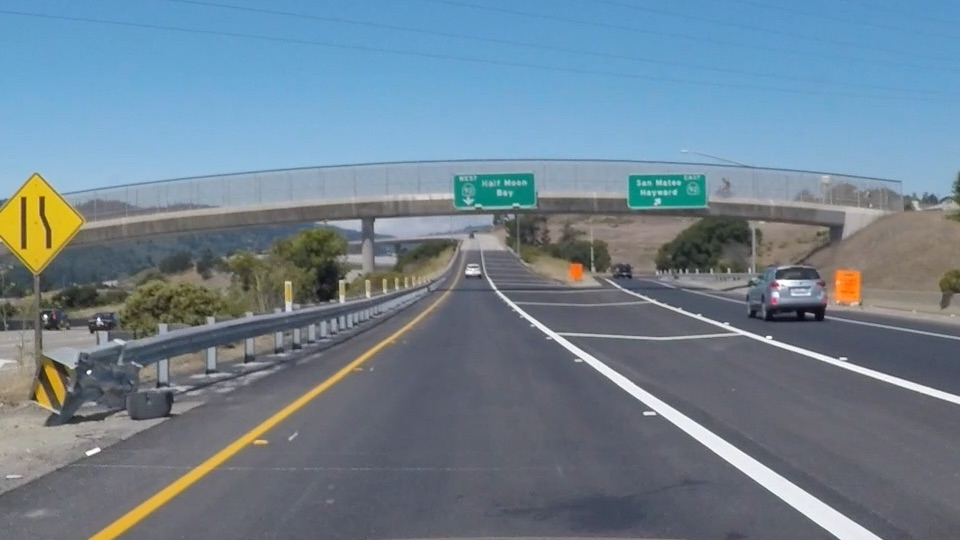
#> input picture part1/exit-ramp.jpg, 960 x 540 px
$ python canny_edge_test.py
#> lines starting #> are read from the running program, lines starting #| are printed output that depends on the picture; after the words box and inside, x2 and y2 are one past the last pixel; in counts of white or black regions, pixels touching at a corner belong together
#!/usr/bin/env python
# coding=utf8

import matplotlib.pyplot as plt
import matplotlib.image as mpimg
import numpy as np
import cv2

if __name__ == '__main__':
    # read image and convert to gray image
    img = mpimg.imread("exit-ramp.jpg")
#> img is the input picture: shape (540, 960, 3); mean R, G, B 111.3, 130.2, 144.4
    gray_img = cv2.cvtColor(img, cv2.COLOR_RGB2GRAY)
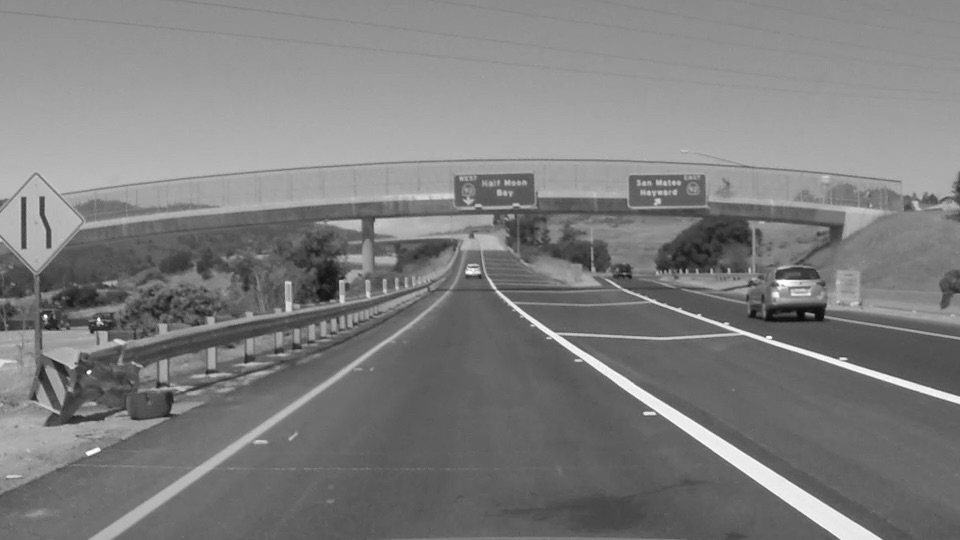
#> gray_img: shape (540, 960); min 7, max 255, mean 126.2

    # Gaussian blur
    # Note: cv2.Canny actually do a gaussian blur, we just demonstrate how to use it here
    kernel_size = 5
    blurred_img = cv2.GaussianBlur(gray_img, (kernel_size, kernel_size), 0)

    # canny edge detection
    low_threshold = 80
    high_threshold = 180
    edge_img = cv2.Canny(blurred_img, low_threshold, high_threshold)
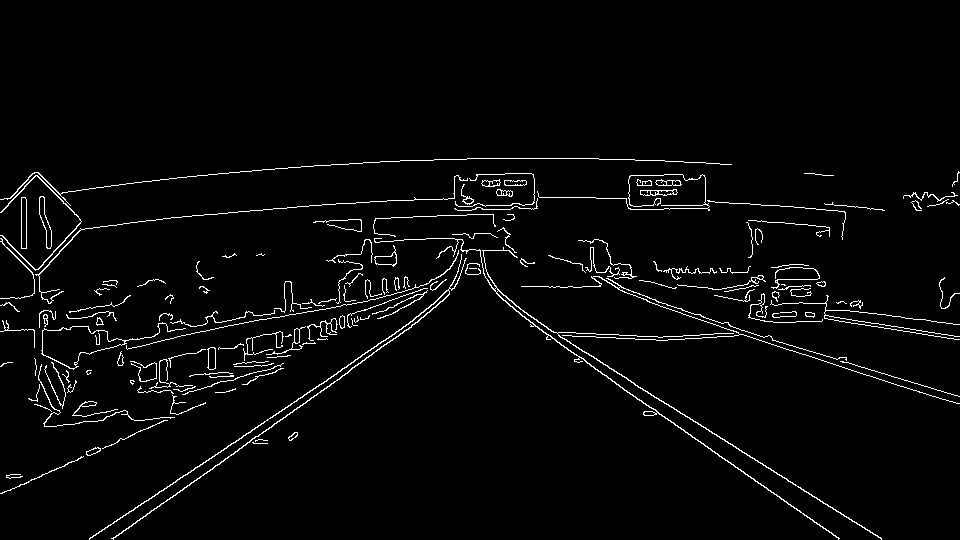
#> edge_img: shape (540, 960); 2.9% white in thin lines or dots, all inside (x1, y1, x2, y2) = (0, 158, 960, 540)

    fig = plt.gcf()
    axs1 = fig.add_subplot(3, 1, 1, title = "gray image")
    axs1.imshow(gray_img, cmap = "gray")

    axs2 = fig.add_subplot(3, 1, 2, title = "gaussian blurred with kernel size %d" % kernel_size)
    axs2.imshow(blurred_img, cmap = "gray")

    axs3 = fig.add_subplot(3, 1, 3, title = "canny edge")
    axs3.imshow(edge_img, cmap = "Greys_r")

    plt.draw()
    plt.show()
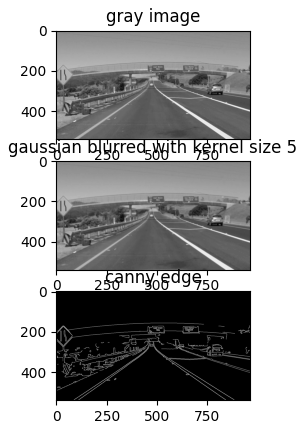
#> figure drawn by matplotlib, 3 panels
